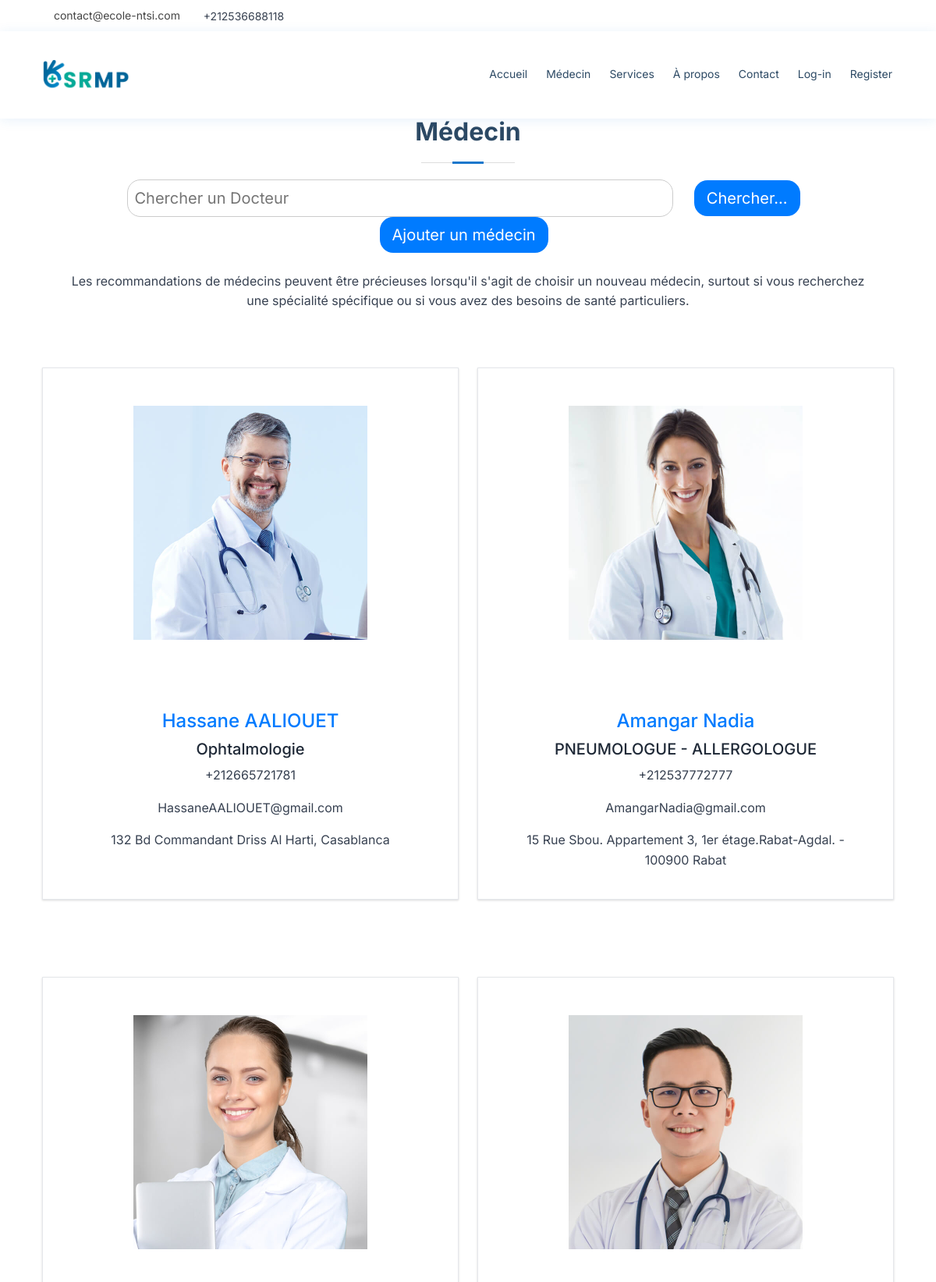
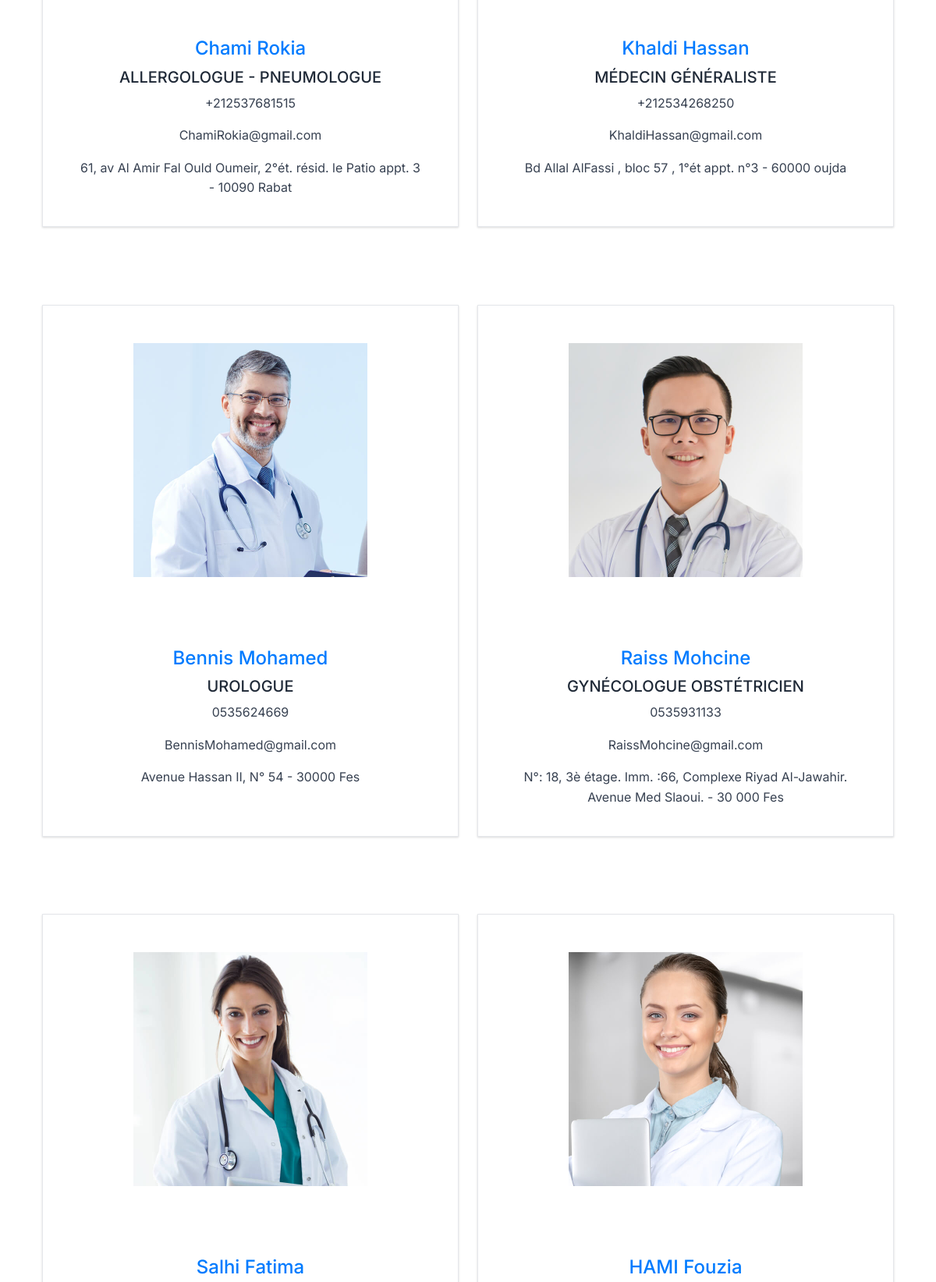
Screenshot of /medecins/ (upper part) with the database file from the repository (2 pictures, top to bottom).
### medecins/models.py (models this page shows, shortened)
class Docteurs(models.Model):
    sexe_choix = (
        ('H', 'Homme'),
        ('F', 'Femme'),
    )
    fullname= models.CharField(max_length=50)
    sexe = models.CharField(max_length=1, choices=sexe_choix)
    adresse=models.CharField(max_length=200)
    email=models.EmailField(max_length=100)
    telephone = models.CharField(max_length=50)
    image= models.ImageField(upload_to= 'photos/%d/%m/%y')
    specialitesmedicales=models.CharField(max_length=100)

### medecins/views.py (the view)
# urls.py: path("",views.docteurs,name='medecin'),
def docteurs(request):
    if 'searched' in request.GET:
        searched = request.GET['searched']
        data = Docteurs.objects.filter(fullname__icontains=searched)
    else:
        data = Docteurs.objects.all()
    doc={
      'medecin': data,
    }
    return render(request, 'medecins/docteurs.html',doc)

### templates/medecins/docteurs.html (shortened to what this page needs)
{% extends 'base.html' %}
{% load static %}
{% block content %}
<section id="doctors" class="doctors">
    <div class="container">
      <br><br>
      <div class="section-title">
        <h2>Médecin</h2>
        <form action="{% url 'medecin' %}" method="GET">
          <input type="text" name="searched" placeholder="Chercher un Docteur"/>
          <button type="submit">Chercher...</button>
          <button><a class="a" href="{% url 'register' %}">Ajouter un médecin</a></button>
        </form>
        <div class="container"><br>
        <p style="text-align: center;">Les recommandations de médecins peuvent être précieuses lorsqu'il s'agit de choisir un nouveau médecin,
           surtout si vous recherchez une spécialité spécifique ou si vous avez des besoins de santé particuliers.</p>
           <br><br>
      </div>
      <div class="row">
          {% for item in medecin %}
          <div class="col-lg-6 mt-4">
              <div class="bg-white border border-gray-200 rounded-lg shadow dark:bg-gray-800 dark:border-gray-700" style="max-height: 90%;"><br><br>
                <a href="#">
                    <img class="rounded-t-lg"  src="{{ item.image.url }}" alt="doctors" style="max-width: 400px; max-height: 300px;"/>
                </a>
                <div class="p-5">
                  <div class="stars" style="margin-bottom: 1rem;">
                    <i class="fa-solid fa-star"></i>
                    <i class="fa-solid fa-star"></i>
                    <i class="fa-solid fa-star"></i>
                    <i class="fa-solid fa-star"></i>
                    <i class="fa-solid fa-star"></i>
                  </div>
                  <h4 class="mb-2" style="color: #007bff">{{item.fullname}}</h4>
                  <path stroke="currentColor" stroke-linecap="round" stroke-linejoin="round" stroke-width="2" d="M1 5h12m0 0L9 1m4 4L9 9"/>
                  <h5>{{item.specialitesmedicales}}</h5>
                  <p class="mb-3 font-normal text-gray-700 dark:text-gray-400"> {{item.telephone }} </p>
                  <p class="mb-3 font-normal text-gray-700 dark:text-gray-400"> {{item.email }} </p>
                  <p class="mb-3 font-normal text-gray-700 dark:text-gray-400"> {{item.adresse }} </p>
                    <br><br>
                </div>
              </div>
            </div>
          {% endfor %}
      </div>
    </div>
  </section>
    {% endblock content %}

### srmp/static/css/style.css (style rules this page uses)
body { font-family: "Open Sans", sans-serif; color: #444444; }
a { color: #1977cc; text-decoration: none; }
h1, h2, h3, h4, h5, h6 { font-family: "Raleway", sans-serif; }
section { padding: 60px 0; overflow: hidden; }
.section-title { text-align: center; padding-bottom: 30px; }
.section-title h2 { font-size: 32px; font-weight: bold; margin-bottom: 20px; padding-bottom: 20px; position: relative; color: #2c4964; }
.section-title h2::before { content: ""; position: absolute; display: block; width: 120px; height: 1px; background: #ddd; bottom: 1px; left: calc(50% - 60px); }
.section-title h2::after { content: ""; position: absolute; display: block; width: 40px; height: 3px; background: #1977cc; bottom: 0; left: calc(50% - 20px); }
.section-title p { margin-bottom: 0; }
.doctors { background: #fff; }

### templates/medecins/docteurs.html (style rules this page uses)
input[type="text"] { padding: 8px; border: 1px solid #ccc; border-radius: 17px; font-size: 20px; flex: 1; width: 700px; }
button[type="submit"] { padding: 8px 16px; background-color: #007bff; color: #fff; border: none; border-radius:17px; font-size: 20px; cursor: pointer; margin-right: 1%; margin-left: 2%; }
button { padding: 8px 16px; background-color: #007bff; color: #fff; border: none; border-radius: 17px; font-size: 20px; cursor: pointer; margin-right: 1%; text-align: center; }
.a { color:white; }

### rows the page displays
Docteurs: image (picture), fullname "Hassane AALIOUET", specialitesmedicales "Ophtalmologie", telephone "+212665721781", email "HassaneAALIOUET@gmail.com", adresse "132 Bd Commandant Driss Al Harti, Casablanca"
Docteurs: image (picture), fullname "Amangar Nadia", specialitesmedicales "PNEUMOLOGUE - ALLERGOLOGUE", telephone "+212537772777", email "AmangarNadia@gmail.com", adresse "15 Rue Sbou. Appartement 3, 1er étage.Rabat-Agdal. - 100900 Rabat"
Docteurs: image (picture), fullname "Chami Rokia", specialitesmedicales "ALLERGOLOGUE - PNEUMOLOGUE", telephone "+212537681515", email "ChamiRokia@gmail.com", adresse "61, av Al Amir Fal Ould Oumeir, 2°ét. résid. le Patio appt. 3 - 10090 Rabat"
Docteurs: image (picture), fullname "Khaldi Hassan", specialitesmedicales "MÉDECIN GÉNÉRALISTE", telephone "+212534268250", email "KhaldiHassan@gmail.com", adresse "Bd Allal AlFassi , bloc 57 , 1°ét appt. n°3 - 60000 oujda"
Docteurs: image (picture), fullname "Bennis Mohamed", specialitesmedicales "UROLOGUE", telephone "0535624669", email "BennisMohamed@gmail.com", adresse "Avenue Hassan II, N° 54 - 30000 Fes"
Docteurs: image (picture), fullname "Raiss Mohcine", specialitesmedicales "GYNÉCOLOGUE OBSTÉTRICIEN", telephone "0535931133", email "RaissMohcine@gmail.com", adresse "N°: 18, 3è étage. Imm. :66, Complexe Riyad Al-Jawahir. Avenue Med Slaoui. - 30 000 Fes"
Docteurs: image (picture), fullname "Salhi Fatima"
Docteurs: image (picture), fullname "HAMI Fouzia"
